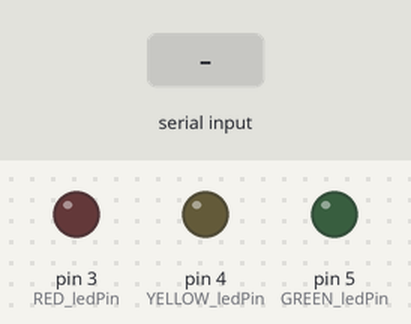
Simulated run of this sketch. Board: Arduino Uno, built with avr-gcc and run on an emulated ATmega328P. On the bench: output pins drawn as LEDs (lit = HIGH). Inputs (shaded band) come from the test bench.

Above: at 1.2 s.
1.3 s: "1\n" received over Serial
At 2.1 s:
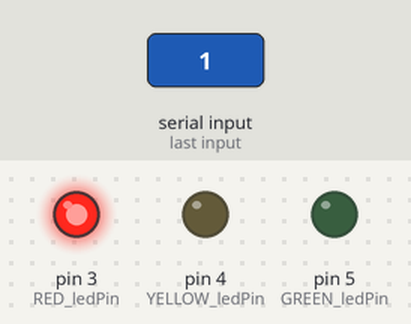
2.8 s: "2\n" received over Serial
At 3.2 s:
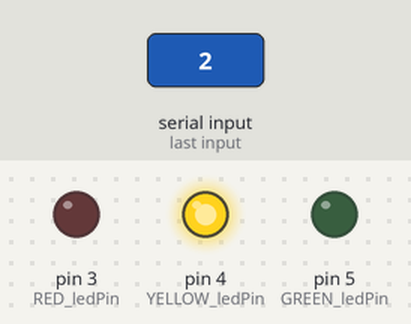
4.3 s: "3\n" received over Serial
At 5.5 s:
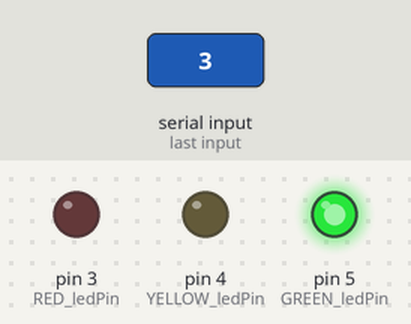
5.8 s: "0\n" received over Serial
At 6.7 s:
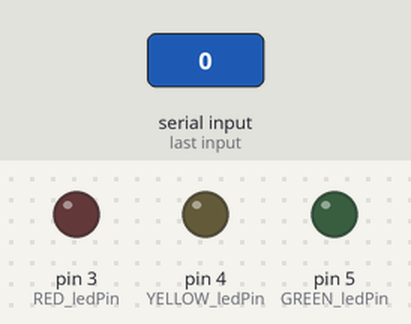
Timing chart, 0 to 8.3 s (numbered marks = the images above; inputs shaded):
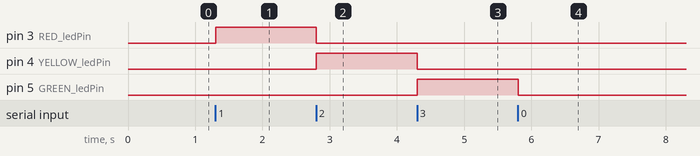

The sketch:

ros_connect.ino
```cpp
// กำหนดว่า LED แต่ละสีต่ออยู่กับขาไหน
const int RED_ledPin = 3;
const int YELLOW_ledPin = 4;
const int GREEN_ledPin = 5;

void setup() {
  pinMode(RED_ledPin, OUTPUT);
  pinMode(YELLOW_ledPin, OUTPUT);
  pinMode(GREEN_ledPin, OUTPUT);
  Serial.begin(9600);
}

void loop() {
  if (Serial.available() > 0) {
    String input = Serial.readStringUntil('\n');
    input.trim();

    if (input == "1") {
      digitalWrite(RED_ledPin, HIGH);
      digitalWrite(YELLOW_ledPin, LOW);
      digitalWrite(GREEN_ledPin, LOW);
    }
    else if (input == "2") {
      digitalWrite(RED_ledPin, LOW);
      digitalWrite(YELLOW_ledPin, HIGH);
      digitalWrite(GREEN_ledPin, LOW);
    }
    else if (input == "3") {
      digitalWrite(RED_ledPin, LOW);
      digitalWrite(YELLOW_ledPin, LOW);
      digitalWrite(GREEN_ledPin, HIGH);
    }
    else {
      digitalWrite(RED_ledPin, LOW);
      digitalWrite(YELLOW_ledPin, LOW);
      digitalWrite(GREEN_ledPin, LOW);
    }
  }
}
```

Measured:
- after the input at 1.3 s, pin 3 (RED_ledPin): LOW → HIGH at once
- after the input at 2.8 s, pin 3 (RED_ledPin): HIGH → LOW at once; pin 4 (YELLOW_ledPin): LOW → HIGH at once
- after the input at 4.3 s, pin 4 (YELLOW_ledPin): HIGH → LOW at once; pin 5 (GREEN_ledPin): LOW → HIGH at once
- after the input at 5.8 s, pin 5 (GREEN_ledPin): HIGH → LOW at once
